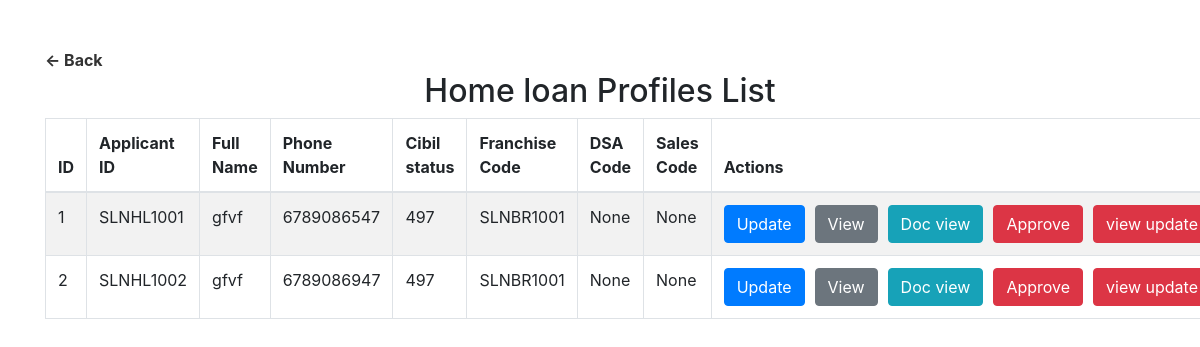
/pl/homelist/, run on the app's committed database.
### ravi/models.py (models this page shows, shortened)
class CustomerProfile(models.Model):
    basicdetailhome = models.OneToOneField(homebasicdetail, on_delete=models.CASCADE)
    LOAN_TYPE_CHOICES = [('HL', 'HL'), ('HLBT', 'HLBT')]
    INCOME_SOURCE_CHOICES = [('Job', 'Job'), ('Business', 'Business')]
    GENDER_CHOICES = [('Male', 'Male'), ('Female', 'Female'), ('Other', 'Other')]
    COMPANY_TYPE_CHOICES = [
        ('Private', 'Private'),
        ('Public', 'Public'),
        ('Government', 'Government'),
        ('Other', 'Other'),
    ]
    BUSINESS_TYPE_CHOICES = [
        ('Retail', 'Retail'),
        ('Manufacturing', 'Manufacturing'),
        ('Services', 'Services'),
        ('Other', 'Other'),
    ]
    MARITAL_STATUS_CHOICES = [
        ('Single', 'Single'),
        ('Married', 'Married'),
        ('Divorced', 'Divorced'),
        ('Widowed', 'Widowed'),
    ]
    address = [
        ('RENT', 'Rent'),
        ('OWN', 'Own'),
    ]
    loan_type = models.CharField(max_length=10, choices=LOAN_TYPE_CHOICES)
    first_name = models.CharField(max_length=100, validators=[validate_only_letters])
    last_name = models.CharField(max_length=100, validators=[validate_only_letters])
    gender = models.CharField(max_length=10, choices=GENDER_CHOICES)
    date_of_birth = models.DateField(null=True, blank=True, validators=[validate_date])
    mobile_number = models.CharField(max_length=10,null=True,blank=True)
    pan_card_number = models.CharField(max_length=10, null=True,blank=True)
    aadhar_card_number = models.CharField(max_length=12, validators=[validate_aadhar_number])
    marital_status = models.CharField(max_length=10, choices=MARITAL_STATUS_CHOICES)
    email_id = models.EmailField(validators=[validate_email], blank=True, null=True)
    current_address_type = models.TextField(choices=address)
    current_address = models.TextField(validators=[validate_address])
    current_address_pincode = models.CharField(max_length=6, validators=[validate_pincode])
    aadhar_address_type = models.TextField(choices=address)
    aadhar_address = models.TextField(validators=[validate_address])
    aadhar_pincode = models.CharField(max_length=6, validators=[validate_pincode])
    running_emis_per_month = models.CharField(max_length=10, validators=[validate_amount])
    income_source = models.CharField(max_length=10, choices=INCOME_SOURCE_CHOICES)
    net_salary_per_month = models.CharField(max_length=10, blank=True, null=True, validators=[validate_amount])
    company_name = models.CharField(max_length=100, blank=True, null=True, validators=[validate_only_letters])
    company_type = models.CharField(max_length=50, choices=COMPANY_TYPE_CHOICES, blank=True, null=True)
    job_joining_date = models.DateField(blank=True, null=True)
    work_email = models.EmailField(blank=True, null=True, validators=[validate_email])
    job_location = models.CharField(max_length=100, blank=True, null=True, validators=[validate_address])
    total_job_experience = models.IntegerField(blank=True, null=True)
    office_address_pincode = models.CharField(max_length=6, blank=True, null=True, validators=[validate_pincode])
    net_income_per_month = models.CharField(max_length=10, blank=True, null=True, validators=[validate_amount])
    business_name = models.CharField(max_length=100, blank=True, null=True, validators=[validate_only_letters])
    business_type = models.CharField(max_length=50, choices=BUSINESS_TYPE_CHOICES, blank=True, null=True)
    business_establishment_date = models.DateField(blank=True, null=True)
    gst_number = models.CharField(max_length=15, blank=True, null=True, validators=[validate_gst_number])
    mother_name = models.CharField(max_length=100, validators=[validate_only_letters])
    father_name = models.CharField(max_length=100, validators=[validate_only_letters])
    nature_of_business = models.CharField(max_length=100, blank=True, null=True)
    turnover_per_year = models.CharField(max_length=10, blank=True, null=True, validators=[validate_amount])
    business_address_pincode = models.CharField(max_length=6, blank=True, null=True, validators=[validate_pincode])
    house_plot_purchase_value = models.CharField(max_length=10, default='', validators=[validate_amount])
    required_loan_amount = models.CharField(max_length=10, default='', validators=[validate_amount])
    existing_loan_bank_nbfc_name = models.CharField(max_length=100, validators=[validate_only_letters])
    existing_loan_amount = models.CharField(max_length=10, validators=[validate_amount])
    ref1_person_name = models.CharField(max_length=200, blank=True, null=True, validators=[validate_only_letters])
    ref1_mobile_number = models.CharField(max_length=10, blank=True, null=True, validators=[validate_mobile_number])
    ref2_person_name = models.CharField(max_length=200, blank=True, null=True, validators=[validate_only_letters])
    ref2_mobile_number = models.CharField(max_length=10, blank=True, null=True, validators=[validate_mobile_number])
    co_applicant_first_name = models.CharField(max_length=100, default='', validators=[validate_only_letters])
    co_applicant_last_name = models.CharField(max_length=100, default='', validators=[validate_only_letters])
    co_applicant_gender = models.CharField(max_length=10, choices=GENDER_CHOICES, default='Other')
    co_applicant_age = models.DateField(max_length=30, validators=[validate_age])
    co_applicant_relationship = models.CharField(max_length=50, default='')
    co_applicant_mobile_number = models.CharField(max_length=10, default='', validators=[validate_mobile_number])
    co_applicant_email_id = models.EmailField(blank=True, null=True, validators=[validate_email])  # optional
    co_applicant_occupation = models.CharField(max_length=100, default='', validators=[validate_only_letters])
    co_applicant_net_income_per_month = models.CharField(max_length=10, default='', validators=[validate_amount])
    dsaref_code=models.CharField(max_length=100,null=True,blank=True)
    franrefCode=models.CharField(max_length=100,null=True,blank=True)
    application_loan_type=models.CharField(max_length=100,null=True,blank=True)
    name=models.CharField(max_length=100,null=True,blank=True)
    created_at = models.DateField(auto_now_add=True,null=True,blank=True)
    empref_code=models.CharField(max_length=40,null=True,blank=True)
    application_id=models.CharField(max_length=500,null=True,blank=True)

class homebasicdetail(models.Model):
    GENDER_CHOICES = [('Male', 'Male'), ('Female', 'Female')]
    MARITAL_STATUS_CHOICES = [('Single', 'Single'), ('Married', 'Married'), ('Divorced', 'Divorced')]
    fname = models.CharField(max_length=50,default='')
    lname = models.CharField(max_length=50)
    Dob = models.DateField(validators=[validate_age])
    phone_number = models.BigIntegerField()
    pan_num = models.CharField(max_length=10, validators=[validate_pan])
    Aadhar_number = models.CharField(max_length=12)
    gender = models.CharField(max_length=10, choices=GENDER_CHOICES)
    email = models.EmailField(validators=[EmailValidator()], blank=True, null=True)
    marital_status = models.CharField(max_length=10, choices=MARITAL_STATUS_CHOICES)
    required_loan_amount = models.CharField(max_length=10)
    otp = models.CharField(max_length=6, blank=True, null=True)
    application_id = models.CharField(max_length=100, blank=True, unique=True)
    created_at=models.DateField(auto_now_add=True)
    terms_accepted=models.BooleanField(default=False)
    expiry_at=models.DateField(null=True,blank=True)

### ravi/views.py (the view)
# urls.py: path('homelist/', views.customer_profile_list_view, name='customer_profile_list'),  # List customer profiles
def customer_profile_list_view(request):
    profiles = CustomerProfile.objects.all()
    profile_with_cibil=[]
    for profile in profiles:
        user_details=profile.basicdetailhome
        cibil_record=hlCibilCheck.objects.filter(user=user_details).first()
        cibil_score=cibil_record.cibil_score if cibil_record else None
        profile_with_cibil.append({
            'profile': profile,
            'cibil_score': cibil_score
        })
    return render(request, 'admin/customer_profile_list.html', {'profile_with_cibil':profile_with_cibil})

### ravi/templates/admin/customer_profile_list.html (shortened to what this page needs)
<!DOCTYPE html>
<html lang="en">
<head>
    <link rel="stylesheet" href="https://maxcdn.bootstrapcdn.com/bootstrap/4.0.0/css/bootstrap.min.css">
    <link rel="stylesheet" href="https://cdn.datatables.net/1.13.7/css/jquery.dataTables.min.css">
    <link rel="stylesheet" href="https://cdn.datatables.net/buttons/2.4.2/css/buttons.dataTables.min.css">
    <link rel="stylesheet" href="https://cdn.datatables.net/responsive/2.4.0/css/responsive.dataTables.min.css">
</head>
<body>
    <div class="container mt-5">
        <a href="javascript:void(0);" onclick="window.history.back();" class="back-button">← Back</a>
        <h2 class="text-center">Home loan Profiles List</h2>
        <table id="example" class="table table-bordered table-striped">
            <thead>
                <tr>
                    <th>ID</th>
                    <th>Applicant ID</th>
                    <th>Full Name</th>
                    <th>Phone Number</th>
                    <th>Cibil status</th>
                    <th>Franchise Code</th>
                    <th>DSA Code</th>
                    <th>Sales Code</th>
                    <th>Actions</th>
                </tr>
            </thead>
            <tbody>
                {% for entry in profile_with_cibil %}
                <tr>
                    <td>{{ entry.profile.id }}</td>
                    <td>{{ entry.profile.basicdetailhome.application_id }}</td>
                    <td>{{ entry.profile.first_name }}{{ entry.profile.last_name }}</td>
                    <td>{{ entry.profile.mobile_number }}</td>
                    <td>
                        {% if entry.cibil_score %}
                            {{ entry.cibil_score }}
                        {% else %}
                            Not Available
                        {% endif %}
                    </td>
                    <td>{{ entry.profile.franrefCode}}</td>
                    <td>{{ entry.profile.dsaref_code}}</td>
                    <td>{{ entry.profile.empref_code}}</td>
                    <td>
                        <div class="button-group">
                        <a href="{% url 'update_customer_profile' entry.profile.id %}" class="btn btn-primary me-2">Update</a>
                        <a href="{% url 'view_customer_profile' entry.profile.id %}" class="btn btn-secondary me-2">View</a>
                        <a href="{% url 'view_applicant_document' entry.profile.application_id %}" class="btn btn-info me-2">Doc view</a>
                        <a href="{% url 'applyhome' entry.profile.id %}" class="btn btn-danger me-2">Approve</a>
                        <a href="{% url 'update_home_verify' entry.profile.id %}" class="btn btn-danger me-2">view update</a></div>
                    </td>
                </tr>
                {% endfor %}
            </tbody>
        </table>
    </div>
</body>
</html>

### ravi/templates/admin/customer_profile_list.html (style rules this page uses)
.back-button { text-decoration: none; color: #333; font-weight: bold; margin-top: 1px; }
.button-group { display: flex; gap: 10px; }
.button-group a { margin-right: 0; }

### data on the page
CustomerProfile: profile.id "1", profile.basicdetailhome.application_id "SLNHL1001", profile.first_name "gf", profile.last_name "vf", profile.mobile_number "6789086547", cibil_score "497", profile.franrefCode "SLNBR1001", profile.dsaref_code "None", profile.empref_code "None"
CustomerProfile: profile.id "2", profile.basicdetailhome.application_id "SLNHL1002", profile.first_name "gf", profile.last_name "vf", profile.mobile_number "6789086947", cibil_score "497", profile.franrefCode "SLNBR1001", profile.dsaref_code "None", profile.empref_code "None"
